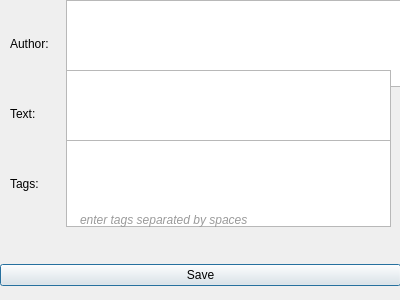
<?xml version="1.0" encoding="UTF-8"?>
<ui version="4.0">
 <class>Dialog</class>
 <widget class="QDialog" name="Dialog">
  <property name="geometry">
   <rect>
    <x>0</x>
    <y>0</y>
    <width>400</width>
    <height>300</height>
   </rect>
  </property>
  <property name="windowTitle">
   <string>Dialog</string>
  </property>
  <widget class="QWidget" name="horizontalLayoutWidget">
   <property name="geometry">
    <rect>
     <x>0</x>
     <y>250</y>
     <width>401</width>
     <height>51</height>
    </rect>
   </property>
   <layout class="QHBoxLayout" name="horizontalLayout">
    <item>
     <widget class="QPushButton" name="pushButton_2">
      <property name="text">
       <string>Save</string>
      </property>
     </widget>
    </item>
   </layout>
  </widget>
  <widget class="QWidget" name="horizontalLayoutWidget_2">
   <property name="geometry">
    <rect>
     <x>10</x>
     <y>0</y>
     <width>694</width>
     <height>87</height>
    </rect>
   </property>
   <layout class="QHBoxLayout" name="horizontalLayout_2">
    <item>
     <widget class="QLabel" name="label">
      <property name="minimumSize">
       <size>
        <width>50</width>
        <height>0</height>
       </size>
      </property>
      <property name="text">
       <string>Author:</string>
      </property>
     </widget>
    </item>
    <item>
     <widget class="QPlainTextEdit" name="plainTextEdit"/>
    </item>
   </layout>
  </widget>
  <widget class="QWidget" name="horizontalLayoutWidget_3">
   <property name="geometry">
    <rect>
     <x>10</x>
     <y>70</y>
     <width>381</width>
     <height>87</height>
    </rect>
   </property>
   <layout class="QHBoxLayout" name="horizontalLayout_3">
    <item>
     <widget class="QLabel" name="label_2">
      <property name="minimumSize">
       <size>
        <width>50</width>
        <height>0</height>
       </size>
      </property>
      <property name="text">
       <string>Text: </string>
      </property>
     </widget>
    </item>
    <item>
     <widget class="QPlainTextEdit" name="plainTextEdit_2"/>
    </item>
   </layout>
  </widget>
  <widget class="QWidget" name="horizontalLayoutWidget_4">
   <property name="geometry">
    <rect>
     <x>10</x>
     <y>140</y>
     <width>381</width>
     <height>87</height>
    </rect>
   </property>
   <layout class="QHBoxLayout" name="horizontalLayout_4">
    <item>
     <widget class="QLabel" name="label_3">
      <property name="minimumSize">
       <size>
        <width>50</width>
        <height>0</height>
       </size>
      </property>
      <property name="text">
       <string>Tags:</string>
      </property>
     </widget>
    </item>
    <item>
     <widget class="QPlainTextEdit" name="plainTextEdit_3"/>
    </item>
   </layout>
  </widget>
  <widget class="QLabel" name="label_4">
   <property name="geometry">
    <rect>
     <x>80</x>
     <y>200</y>
     <width>241</width>
     <height>41</height>
    </rect>
   </property>
   <property name="text">
    <string>&lt;!DOCTYPE HTML PUBLIC &quot;-//W3C//DTD HTML 4.0//EN&quot; &quot;http://www.w3.org/TR/REC-html40/strict.dtd&quot;&gt;
&lt;html&gt;&lt;head&gt;&lt;meta name=&quot;qrichtext&quot; content=&quot;1&quot; /&gt;&lt;meta charset=&quot;utf-8&quot; /&gt;&lt;style type=&quot;text/css&quot;&gt;
p, li { white-space: pre-wrap; }
hr { height: 1px; border-width: 0; }
li.unchecked::marker { content: &quot;\2610&quot;; }
li.checked::marker { content: &quot;\2612&quot;; }
&lt;/style&gt;&lt;/head&gt;&lt;body style=&quot; font-family:'Segoe UI'; font-size:9pt; font-weight:400; font-style:normal;&quot;&gt;
&lt;p style=&quot; margin-top:0px; margin-bottom:0px; margin-left:0px; margin-right:0px; -qt-block-indent:0; text-indent:0px;&quot;&gt;&lt;span style=&quot; font-style:italic; color:#9a9a9a;&quot;&gt;enter tags separated by spaces&lt;/span&gt;&lt;/p&gt;&lt;/body&gt;&lt;/html&gt;</string>
   </property>
  </widget>
 </widget>
 <resources/>
 <connections/>
</ui>
